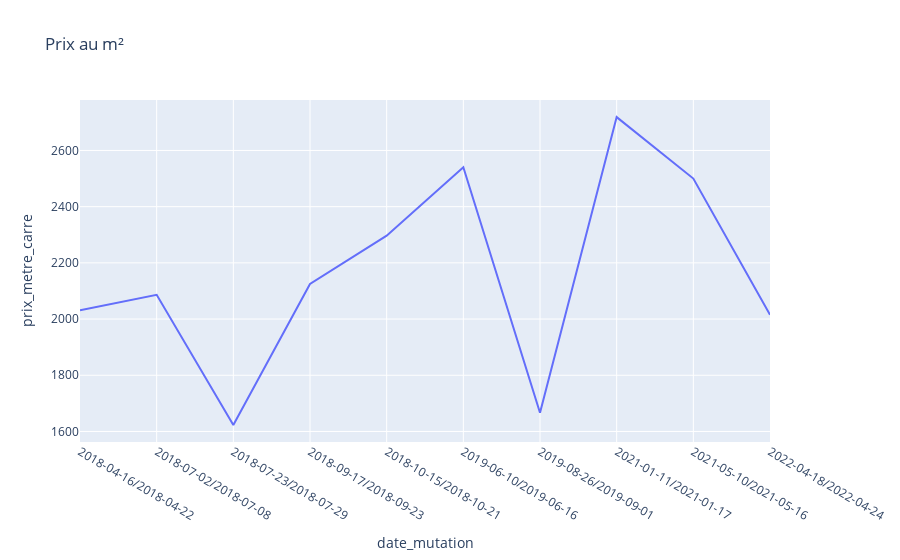

Notebook code cell kept with this figure:
### Code cell
ds = pd.read_pickle('transaction_ser.pkl')
#uniquement les types 'sols'
ds = ds[ds['code_nature_culture'] == 'S']

ds = ds[ds['cadastre'] == 'AB']

#supprimer les colonnes inutiles (garder valeur foncière, surface, terrain, pièces)
ds = ds[['date_mutation','valeur_fonciere', 'surface_reelle_bati', 'surface_terrain', 'nombre_pieces_principales']]
ds = ds.dropna()


#supprimer les lignes avec valeur foncière > 2 000 000
ds = ds[ds['valeur_fonciere'] <= 500000]
ds = ds[ds['valeur_fonciere'] >= 5000]
#supprimer les lignes avec surface terrain > 25000
ds = ds[ds['surface_terrain'] < 25000]

#supprimer les lignes avec surface bati > 1000
ds = ds[ds['surface_reelle_bati'] < 1000]

#supprimer les lignes avec nombre de pièces > 10
ds = ds[ds['nombre_pieces_principales'] < 10]
ds = ds[ds['nombre_pieces_principales'] != 0]

ds = ds.dropna()

ds['prix_metre_carre'] = ds['valeur_fonciere'] / ds['surface_reelle_bati']
ds['prix_metre_carre_terrain'] = ds['valeur_fonciere'] / ds['surface_terrain']

#regrouper par mois et calculer la moyenne du prix au m²
ds = ds[['date_mutation', 'prix_metre_carre', 'prix_metre_carre_terrain']]
#supprimer les valeurs trop hautes :
ds = ds[ds['prix_metre_carre'] < 3500]
ds = ds[ds['prix_metre_carre'] > 1000]

ds = ds.groupby(['date_mutation']).mean()
ds = ds.reset_index()

#groupby month :
ds['date_mutation'] = pd.to_datetime(ds['date_mutation'])
ds['date_mutation'] = ds['date_mutation'].dt.to_period('w')

ds = ds.groupby(['date_mutation']).mean()
ds = ds.reset_index()

#date mutation en string
ds['date_mutation'] = ds['date_mutation'].astype(str)

#afficher avec plotly
import plotly.express as px
fig = px.line(ds, x='date_mutation', y='prix_metre_carre', title='Prix au m²')
fig.show()

#on crée une nouvelle colonne avec des ints allant de 1 à len(ds)
ds['date_mutation_int'] = range(0, len(ds))

#obtenir une approximation polynomiale de degré 3 de la fonction avec 'date_mutation_int' en x et 'prix_metre_carre' en y
from sklearn.preprocessing import PolynomialFeatures
from sklearn.linear_model import LinearRegression
from sklearn.pipeline import make_pipeline

model = make_pipeline(PolynomialFeatures(2), LinearRegression())
model.fit(ds['date_mutation_int'].values.reshape(-1, 1), ds['prix_metre_carre'].values.reshape(-1, 1))

#afficher l'approximation polynomiale
import matplotlib.pyplot as plt
import numpy as np

x_plot = np.linspace(1, len(ds), 100)
plt.scatter(ds['date_mutation_int'], ds['prix_metre_carre'])
plt.plot(x_plot, model.predict(x_plot[:, np.newaxis]), color='red')
plt.show()

### Figure 1 — Plotly figure (JSON) as saved in the notebook; plotly's stock layout.template omitted (floating-point values rounded to 4 significant figures)
{"data": [{"hovertemplate": "date_mutation=%{x}<br>prix_metre_carre=%{y}<extra></extra>", "legendgroup": "", "line": {"color": "#636efa", "dash": "solid"}, "marker": {"symbol": "circle"}, "mode": "lines", "name": "", "orientation": "v", "showlegend": false, "type": "scatter", "x": ["2018-04-16/2018-04-22", "2018-07-02/2018-07-08", "2018-07-23/2018-07-29", "2018-09-17/2018-09-23", "2018-10-15/2018-10-21", "2019-06-10/2019-06-16", "2019-08-26/2019-09-01", "2021-01-11/2021-01-17", "2021-05-10/2021-05-16", "2022-04-18/2022-04-24"], "xaxis": "x", "y": [2031.0, 2086.0, 1623.0, 2125, 2297.0, 2541.0, 1667.0, 2719.0, 2500, 2016.0], "yaxis": "y"}], "layout": {"legend": {"tracegroupgap": 0}, "title": {"text": "Prix au m²"}, "xaxis": {"anchor": "y", "domain": [0, 1], "title": {"text": "date_mutation"}}, "yaxis": {"anchor": "x", "domain": [0, 1], "title": {"text": "prix_metre_carre"}}}}
